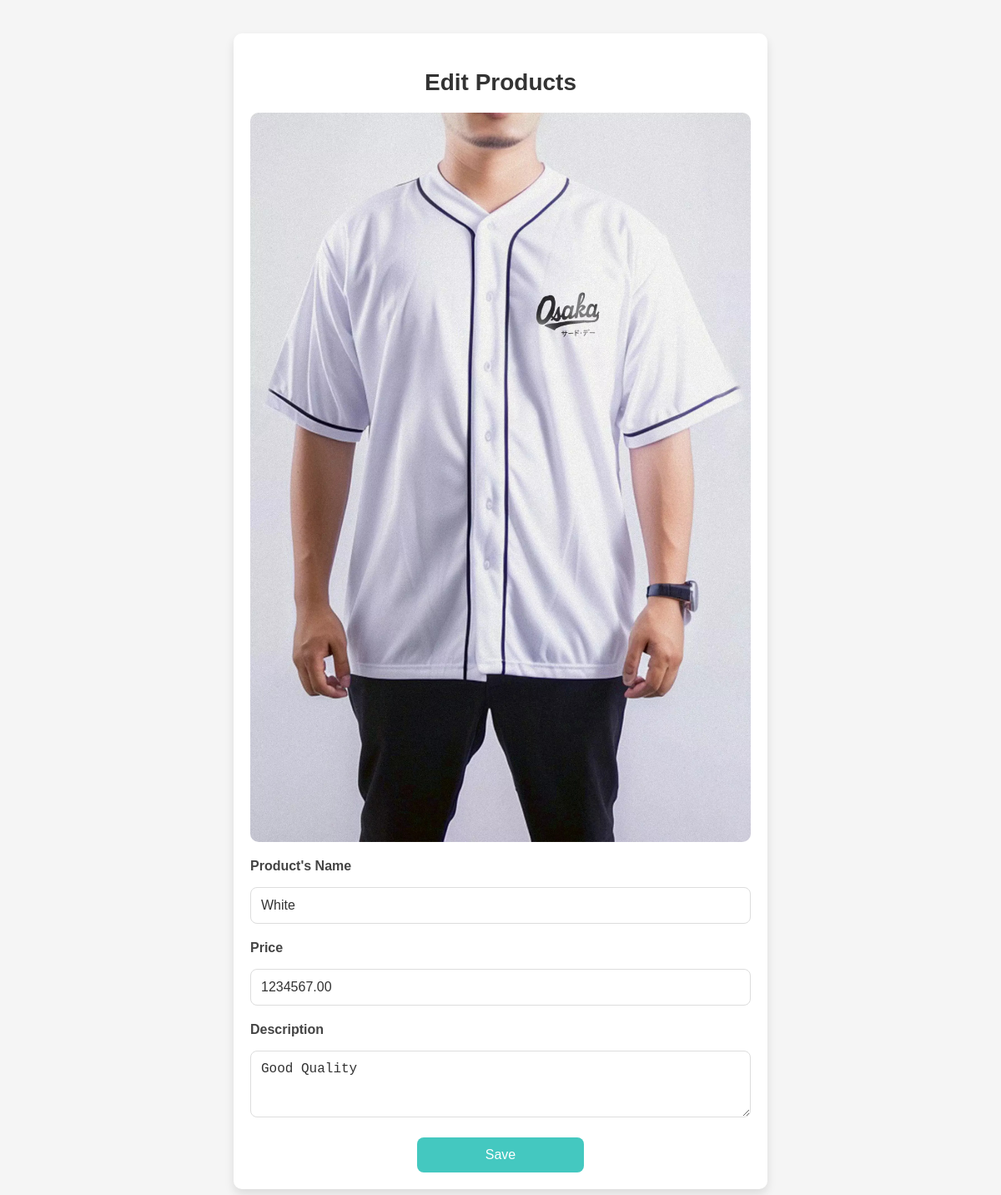
Screenshot of /website/edit_product_seller.php?id=16 with the database file from the repository.
### tables this page shows
CREATE TABLE `product` (
  `productId` int(11) NOT NULL,
  `shopId` int(11) DEFAULT NULL,
  `userId` int(11) NOT NULL,
  `productName` varchar(255) NOT NULL,
  `productDesc` varchar(200) DEFAULT NULL,
  `productCategory` enum('Shirts','Pants','Sweaters & Hoodies','Accessories','Footwear') DEFAULT NULL,
  `productPrice` decimal(10,2) DEFAULT NULL,
  `productQuantity` int(11) DEFAULT NULL,
  `productPhoto` varchar(255) DEFAULT NULL,
  `created_at` timestamp NOT NULL DEFAULT current_timestamp()
);

### website/edit_product_seller.php (the view, shortened to what this page needs)
<?php
$host = 'localhost';
$dbname = 'sc_db';
$username = 'root';
$password = '';
try {
    $pdo = new PDO("mysql:host=$host;dbname=$dbname", $username, $password);
    $pdo->setAttribute(PDO::ATTR_ERRMODE, PDO::ERRMODE_EXCEPTION);
} catch (PDOException $e) {
    die("Error connecting to database: " . $e->getMessage());
}
$productId = $_GET['id'];
try {
    $stmt = $pdo->prepare("SELECT * FROM product WHERE productId = :productId");
    $stmt->execute(['productId' => $productId]);
    $product = $stmt->fetch(PDO::FETCH_ASSOC);
} catch (PDOException $e) {
    die("Error fetching product: " . $e->getMessage());
}
?>
<!DOCTYPE html>
<html lang="en">
 <head>
  <link href="https://cdnjs.cloudflare.com/ajax/libs/font-awesome/5.15.3/css/all.min.css" rel="stylesheet"/>
 </head>
 <body>
 <div class="container">
        <h2>Edit Products</h2>
        <img
            class="product-image"
            alt="Product Image"
            src="uploads/<?php echo htmlspecialchars($product['productPhoto']); ?>"
        />
        <form method="POST" action="update_product.php">
            <div class="form-group">
                <label for="product-name">Product's Name</label>
                <input
                    id="product-name"
                    name="productName"
                    type="text"
                    value="<?php echo htmlspecialchars($product['productName']); ?>"
                    required
                />
            </div>
            <div class="form-group">
                <label for="price">Price</label>
                <input
                    id="price"
                    name="productPrice"
                    type="text"
                    value="<?php echo htmlspecialchars($product['productPrice']); ?>"
                    required
                />
            </div>
            <div class="form-group">
                <label for="description">Description</label>
                <textarea
                    id="description"
                    name="productDesc"
                    rows="3"
                    required
                ><?php echo htmlspecialchars($product['productDesc']); ?></textarea>
            </div>
            <div class="form-buttons">
                <button type="submit">Save</button>
            </div>
        </form>
    </div>
</body>
</html>

### website/edit_product_seller.php (style rules this page uses)
body { font-family: 'Poppins', sans-serif; margin: 0; padding: 0; background-color: #f5f5f5; }
.container { max-width: 600px; margin: 40px auto; padding: 20px; background-color: #ffffff; border-radius: 10px; box-shadow: 0 6px 12px rgba(0, 0, 0, 0.1); }
h2 { text-align: center; color: #333; font-size: 28px; margin-bottom: 20px; }
.product-image { display: block; margin: 0 auto 20px; max-width: 100%; border-radius: 10px; }
.form-group { margin-bottom: 20px; }
.form-group label { display: block; font-size: 16px; font-weight: 600; margin-bottom: 8px; color: #444; }
.form-group input, .form-group textarea { width: 100%; padding: 12px; font-size: 16px; border: 1px solid #ddd; border-radius: 8px; box-sizing: border-box; margin-top: 8px; color: #333; }
.form-buttons { text-align: center; }
.form-buttons button { padding: 12px 20px; font-size: 16px; background-color: #44c8c0; color: #fff; border: none; border-radius: 8px; cursor: pointer; width: 100%; max-width: 200px; }

### rows the page displays
product: productPhoto (picture), productName "White", productPrice "1234567.00", productDesc "Good Quality"
